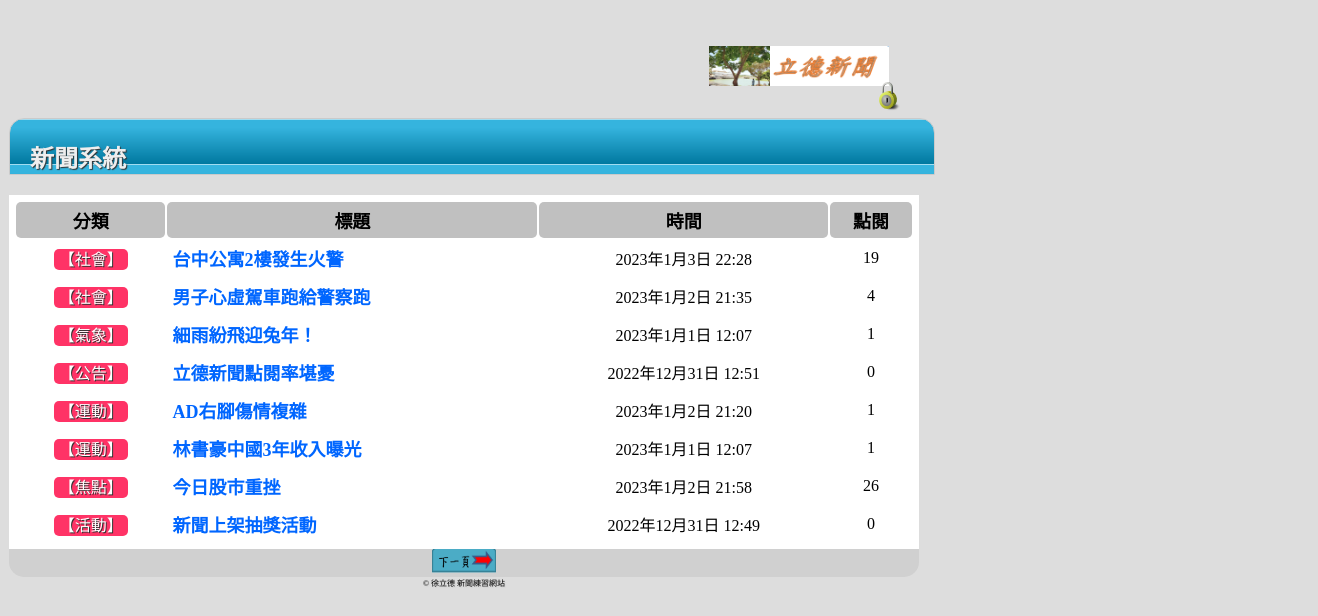
The page /news/ on the database as committed earlier.
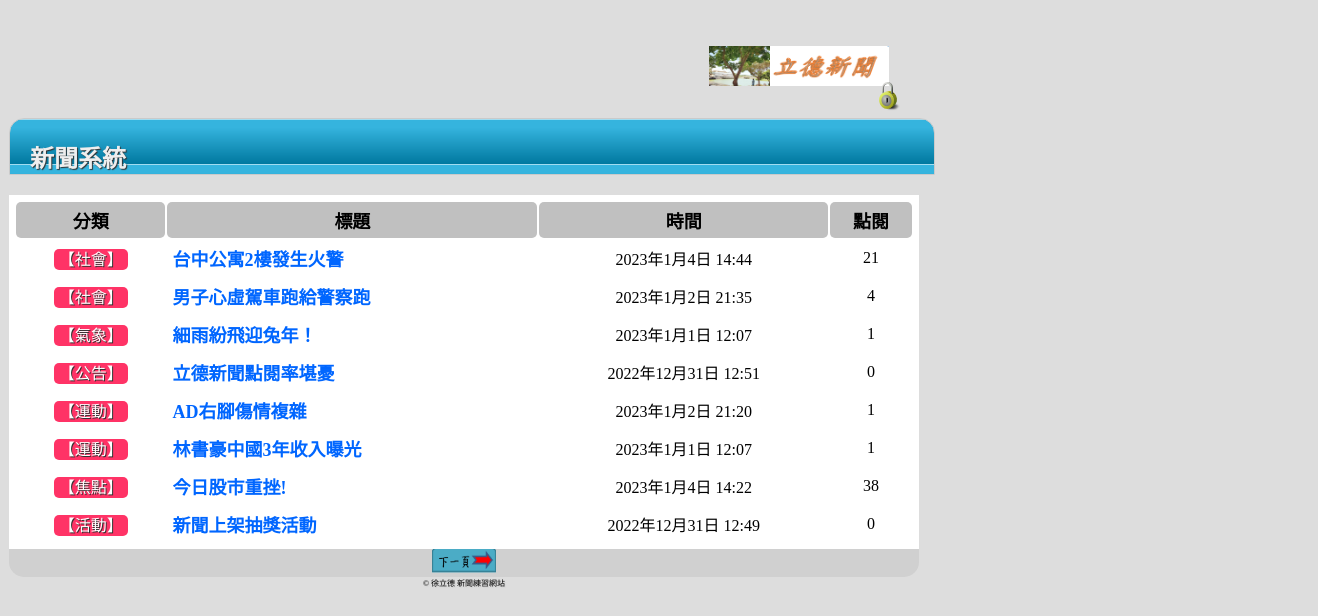
The same page on the database as committed later.
### myapp/models.py (models this page shows, shortened)
class NewsData(models.Model):
    catego = models.CharField(max_length=10, null=False)
    nickname = models.CharField(max_length=20, null=False)
    title = models.CharField(max_length=50, null=False)
    message = models.TextField(null=False)
    pubtime = models.DateTimeField(auto_now=True)
    enabled = models.BooleanField(default=False)
    press = models.IntegerField(default=0)

### myapp/views.py (the view)
# urls.py: path("news/", views.news),
def news(request,pageindex=None):
    global page
    pagesize = 8
    newsall = models.NewsData.objects.all().order_by('-id')
    datasize = len(newsall)
    total_page =math.ceil(datasize/pagesize)
    if pageindex==None:
        page = 1
        news_units =models.NewsData.objects.all().order_by('-id')[:pagesize]
    else :
        page = int(pageindex)
        startpage = pagesize * (page-1)
        news_units = models.NewsData.objects.all().order_by('-id')[startpage:startpage+8]
    currentpage = page
    return render(request, "news.html", locals())

### templates/news.html (shortened to what this page needs)
<!DOCTYPE html>
<html>
<head>
	{% load static %}
	<link href="{% static "css/news_style.css" %}" rel="stylesheet" type="text/css" />
</head>
<body>
  	<div id="warp">
		<div id="header" align="right">
			<span class="logo">
				<img src="{% static "images/hsu.png" %}" width="180" height="40" alt="dreamweaver.com.tw" />
			</span>
			<span class="toplogin">
				<a href="/login/" title="登入管理介面">
				<img src="{% static "images/Lock.png" %}" alt="登入管理介面" width="32" height="32" /></a>
			</span>
		</div>
		<div class="headings">
		  <h2>新聞系統</h2>
		</div>
    	<div class="contentbox">
			<table width="100%" >
				<tr>
		  			<th align="center">分類</th>
		  			<th align="center">標題</th>
		  			<th align="center">時間</th>
		  			<th align="center">點閱</th>
				</tr>
		{% for unit in news_units %}
				<tr class="alt">
					<td align="center"><span class="typeblock">【{{ unit.catego }}】</span></td>
					<td><a href="/detail/{{unit.id}}/">{{ unit.title }}</a></td>
					<td align="center">{{ unit.pubtime }}</td>
					<td align="center">{{ unit.press }}</td>
				</tr>
		{% empty %}
				<div class="status warning">
					<p><img src="{% static "images/icon_warning.png" %}" alt="Warning" /><span>注意</span> 目前新聞資料庫中沒有任何資料！</p>
				</div>
		{% endfor %}
			</table>
			<div class="top_function" align="center" >
		{% if currentpage < total_page %}
				<a href="/news/2/" title="下一頁">
				<img src="{% static "images/next.png" %}" alt="下一頁" width="64" height="24" /></a>
		{% endif %}
			</div>
			<div id="footer">&copy; 徐立德 新聞練習網站 </div>
		</div>
	</div>
</body>
</html>

Rows that differ between the two databases and show on the page:
changed NewsData "台中公寓2樓發生火警": pubtime "2023年1月3日 22:28" → "2023年1月4日 14:44"; press "19" → "21"
changed NewsData "焦點": title "今日股市重挫" → "今日股市重挫!"; pubtime "2023年1月2日 21:58" → "2023年1月4日 14:22"; press "26" → "38"
